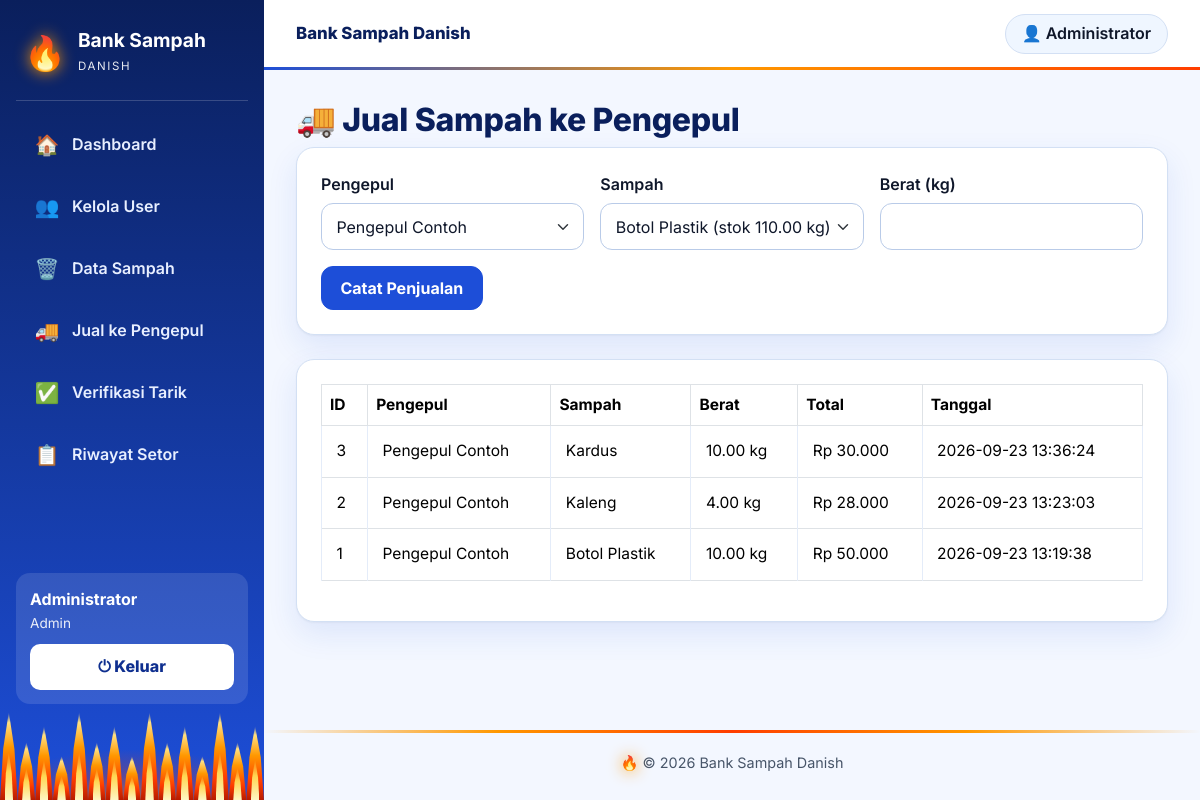
Page /setor/jual_sampah/index.php (signed in) on the committed database.
### tables this page shows
CREATE TABLE `setor_pengepul` (
  `id_setor` int(11) NOT NULL,
  `id_pengepul` int(11) NOT NULL,
  `id_sampah` int(11) NOT NULL,
  `berat` decimal(12,2) NOT NULL,
  `harga_per_kg` decimal(12,2) NOT NULL,
  `total` decimal(12,2) NOT NULL,
  `tanggal` datetime NOT NULL DEFAULT current_timestamp()
);

CREATE TABLE `pengepul` (
  `id_pengepul` int(11) NOT NULL,
  `nama_pengepul` varchar(100) NOT NULL,
  `alamat` text DEFAULT NULL,
  `no_hp` varchar(20) DEFAULT NULL,
  `id_user` int(11) DEFAULT NULL
);

CREATE TABLE `sampah` (
  `id_sampah` int(11) NOT NULL,
  `nama_sampah` varchar(100) NOT NULL,
  `jenis` varchar(50) NOT NULL,
  `harga_per_kg` decimal(12,2) NOT NULL DEFAULT 0.00,
  `stok` decimal(12,2) NOT NULL DEFAULT 0.00
);

### setor/jual_sampah/index.php (the view, shortened to what this page needs)
<?php require_once '../config/auth.php'; wajib_role(['admin','pengepul']); $role=$_SESSION['role'];$msg='';
include '../config/header.php';?><h2>🚚 <?=$role==='admin'?'Jual Sampah ke Pengepul':'Beli Sampah'?></h2><?php if($msg):?><div class="alert alert-info"><?=$msg?></div><?php endif;?><?php if($role==='admin'):?><div class="card p-4 mb-4"><form method="post" class="row g-3"><div class="col-md-4"><label class="form-label">Pengepul</label><select name="id_pengepul" class="form-select" required><?php $q=mysqli_query($koneksi,"SELECT * FROM pengepul");while($p=mysqli_fetch_assoc($q)):?><option value="<?=$p['id_pengepul']?>"><?=htmlspecialchars($p['nama_pengepul'])?></option><?php endwhile;?></select></div><div class="col-md-4"><label class="form-label">Sampah</label><select name="id_sampah" class="form-select" required><?php $q=mysqli_query($koneksi,"SELECT * FROM sampah");while($s=mysqli_fetch_assoc($q)):?><option value="<?=$s['id_sampah']?>"><?=htmlspecialchars($s['nama_sampah'])?> (stok <?=$s['stok']?> kg)</option><?php endwhile;?></select></div><div class="col-md-4"><label class="form-label">Berat (kg)</label><input type="number" step="0.01" min="0.01" name="berat" class="form-control" required></div><div><button name="jual" class="btn btn-primary">Catat Penjualan</button></div></form></div><?php endif;?><div class="card p-4"><table class="table table-bordered"><tr><th>ID</th><th>Pengepul</th><th>Sampah</th><th>Berat</th><th>Total</th><th>Tanggal</th></tr><?php $q=mysqli_query($koneksi,"SELECT sp.*,p.nama_pengepul,s.nama_sampah FROM setor_pengepul sp JOIN pengepul p ON p.id_pengepul=sp.id_pengepul JOIN sampah s ON s.id_sampah=sp.id_sampah ORDER BY sp.id_setor DESC");while($d=mysqli_fetch_assoc($q)):?><tr><td><?=$d['id_setor']?></td><td><?=htmlspecialchars($d['nama_pengepul'])?></td><td><?=htmlspecialchars($d['nama_sampah'])?></td><td><?=$d['berat']?> kg</td><td>Rp <?=number_format($d['total'],0,',','.')?></td><td><?=$d['tanggal']?></td></tr><?php endwhile;?></table></div><?php include '../config/footer.php';

### assets/tema-api.css (style rules this page uses)
:root { --blue-900:#0a1f5c; --blue-800:#0f2f8f; --blue-700:#1d4ed8; --blue-600:#2563eb; --blue-100:#dbeafe; --blue-50:#eff6ff; --ink:#0f172a; --muted:#475569; --line:#d3e0f4; --bg:#f3f7ff; --fire1:#ff3d00; --fire2:#ff9800; --fire3:#ffd54f; --side:264px; }
html { font-size:16px }
body { font-family:'Inter','Segoe UI',Arial,Helvetica,sans-serif;font-size:1rem;line-height:1.6;color:var(--ink);background:var(--bg);-webkit-font-smoothing:antialiased;text-rendering:optimizeLegibility }
h1,h2,h3,h4,h5 { color:var(--blue-900);font-weight:800;letter-spacing:-.01em }
label,.form-label { font-weight:600;color:var(--ink);margin-bottom:.35rem }
.flame-bar i { position:relative;flex:1;height:100%;transform-origin:50% 100%; background:linear-gradient(to top,#b71c00,var(--fire1) 25%,var(--fire2) 60%,#ffe082 88%,rgba(255,224,130,0)); clip-path:polygon(50% 0,82% 42%,100% 100%,0 100%,18% 42%);animation:flicker .9s ease-in-out infinite alternate }
.flame-bar i::after { content:'';position:absolute;left:26%;right:26%;bottom:0;height:55%;background:linear-gradient(to top,#fff6c2,#ffd54f 60%,rgba(255,213,79,0));clip-path:polygon(50% 0,85% 45%,100% 100%,0 100%,15% 45%) }
.flame-bar i:nth-child(4n+1) { height:100% }
.flame-bar i:nth-child(4n+2) { height:66% }
.flame-bar i:nth-child(4n+3) { height:84% }
.flame-bar i:nth-child(4n) { height:50% }
.flame-bar i:nth-child(3n) { animation-delay:.15s;animation-duration:.72s }
.flame-bar i:nth-child(5n) { animation-delay:.3s;animation-duration:1.1s }
.flame-bar i:nth-child(7n) { animation-delay:.45s }
.card { background:#fff;border:1px solid var(--line);border-radius:18px;box-shadow:0 1px 2px #0000000a,0 12px 30px #1d4ed81a }
.table { --bs-table-bg:transparent;font-size:.97rem;color:var(--ink) }
.table td { padding:.8rem .9rem;border-color:#e4ecf9 }
.btn { font-weight:700;border-radius:12px;padding:.55rem 1.15rem;transition:box-shadow .2s,transform .15s }
.btn-primary { --bs-btn-bg:var(--blue-700);--bs-btn-border-color:var(--blue-700);--bs-btn-hover-bg:var(--blue-800);--bs-btn-hover-border-color:var(--blue-800);--bs-btn-active-bg:var(--blue-900);--bs-btn-active-border-color:var(--blue-900) }
.form-control,.form-select,.input-group-text { border-radius:12px;border:1.5px solid #b9cbe8;color:var(--ink);font-size:1rem;padding:.65rem .9rem }
.form-control::placeholder { color:#64748b }

### rows in the picture
setor_pengepul: id_setor "3", id_pengepul.nama_pengepul "Pengepul Contoh", id_sampah.nama_sampah "Kardus", berat "10.00", total "30.000", tanggal "2026-09-23 13:36:24"
setor_pengepul: id_setor "2", id_pengepul.nama_pengepul "Pengepul Contoh", id_sampah.nama_sampah "Kaleng", berat "4.00", total "28.000", tanggal "2026-09-23 13:23:03"
setor_pengepul: id_setor "1", id_pengepul.nama_pengepul "Pengepul Contoh", id_sampah.nama_sampah "Botol Plastik", berat "10.00", total "50.000", tanggal "2026-09-23 13:19:38"

### other values in the picture
$m[1] "🏠"
$m[2] "Dashboard"
$m[1] "👥"
$m[2] "Kelola User"
$m[1] "🗑️"
$m[2] "Data Sampah"
$m[1] "🚚"
$m[2] "Jual ke Pengepul"
$m[1] "✅"
$m[2] "Verifikasi Tarik"
$m[1] "📋"
$m[2] "Riwayat Setor"
$_SESSION['nama'] "Administrator"
$role "Admin"
$judulBar "Bank Sampah Danish"
